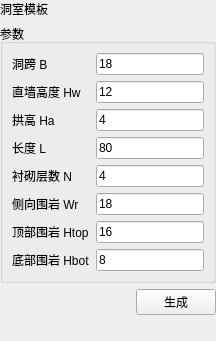
<?xml version="1.0" encoding="UTF-8"?>
<ui version="4.0">
 <class>CavernTemplateDialog</class>
 <widget class="QWidget" name="CavernTemplateDialog">
  <layout class="QVBoxLayout" name="mainLayout">
   <property name="leftMargin"><number>0</number></property><property name="topMargin"><number>0</number></property><property name="rightMargin"><number>0</number></property><property name="bottomMargin"><number>0</number></property><property name="spacing"><number>6</number></property>
   <item><widget class="QLabel" name="pageHeaderLabel"><property name="text"><string>洞室模板</string></property></widget></item>
   <item><widget class="QGroupBox" name="parameterGroup"><property name="title"><string>参数</string></property><layout class="QFormLayout" name="parameterForm"><property name="leftMargin"><number>9</number></property><property name="topMargin"><number>9</number></property><property name="rightMargin"><number>9</number></property><property name="bottomMargin"><number>9</number></property><item row="0" column="0"><widget class="QLabel" name="spanEditLabel"><property name="text"><string>洞跨 B</string></property></widget></item><item row="0" column="1"><widget class="QLineEdit" name="spanEdit"><property name="minimumHeight"><number>30</number></property><property name="text"><string>18</string></property></widget></item><item row="1" column="0"><widget class="QLabel" name="wallHEditLabel"><property name="text"><string>直墙高度 Hw</string></property></widget></item><item row="1" column="1"><widget class="QLineEdit" name="wallHEdit"><property name="minimumHeight"><number>30</number></property><property name="text"><string>12</string></property></widget></item><item row="2" column="0"><widget class="QLabel" name="archHEditLabel"><property name="text"><string>拱高 Ha</string></property></widget></item><item row="2" column="1"><widget class="QLineEdit" name="archHEdit"><property name="minimumHeight"><number>30</number></property><property name="text"><string>4</string></property></widget></item><item row="3" column="0"><widget class="QLabel" name="lenEditLabel"><property name="text"><string>长度 L</string></property></widget></item><item row="3" column="1"><widget class="QLineEdit" name="lenEdit"><property name="minimumHeight"><number>30</number></property><property name="text"><string>80</string></property></widget></item><item row="4" column="0"><widget class="QLabel" name="liningEditLabel"><property name="text"><string>衬砌层数 N</string></property></widget></item><item row="4" column="1"><widget class="QLineEdit" name="liningEdit"><property name="minimumHeight"><number>30</number></property><property name="text"><string>4</string></property></widget></item><item row="5" column="0"><widget class="QLabel" name="sideRockEditLabel"><property name="text"><string>侧向围岩 Wr</string></property></widget></item><item row="5" column="1"><widget class="QLineEdit" name="sideRockEdit"><property name="minimumHeight"><number>30</number></property><property name="text"><string>18</string></property></widget></item><item row="6" column="0"><widget class="QLabel" name="topRockEditLabel"><property name="text"><string>顶部围岩 Htop</string></property></widget></item><item row="6" column="1"><widget class="QLineEdit" name="topRockEdit"><property name="minimumHeight"><number>30</number></property><property name="text"><string>16</string></property></widget></item><item row="7" column="0"><widget class="QLabel" name="bottomRockEditLabel"><property name="text"><string>底部围岩 Hbot</string></property></widget></item><item row="7" column="1"><widget class="QLineEdit" name="bottomRockEdit"><property name="minimumHeight"><number>30</number></property><property name="text"><string>8</string></property></widget></item></layout></widget></item>
   <item><layout class="QHBoxLayout" name="buttonLayout"><item><spacer name="buttonSpacer"><property name="orientation"><enum>Qt::Horizontal</enum></property><property name="sizeHint" stdset="0"><size><width>40</width><height>20</height></size></property></spacer></item><item><widget class="QPushButton" name="generateButton"><property name="minimumHeight"><number>34</number></property><property name="text"><string>生成</string></property></widget></item></layout></item>
   <item><widget class="QLabel" name="diagramLabel"><property name="minimumHeight"><number>180</number></property><property name="alignment"><set>Qt::AlignCenter</set></property><property name="text"><string></string></property><property name="scaledContents"><bool>false</bool></property><property name="wordWrap"><bool>true</bool></property><property name="sizePolicy"><sizepolicy hsizetype="Ignored" vsizetype="Ignored"><horstretch>0</horstretch><verstretch>0</verstretch></sizepolicy></property></widget></item>
   <item><spacer name="verticalSpacer"><property name="orientation"><enum>Qt::Vertical</enum></property><property name="sizeHint" stdset="0"><size><width>20</width><height>20</height></size></property></spacer></item>
  </layout>
 </widget><resources/><connections/></ui>
